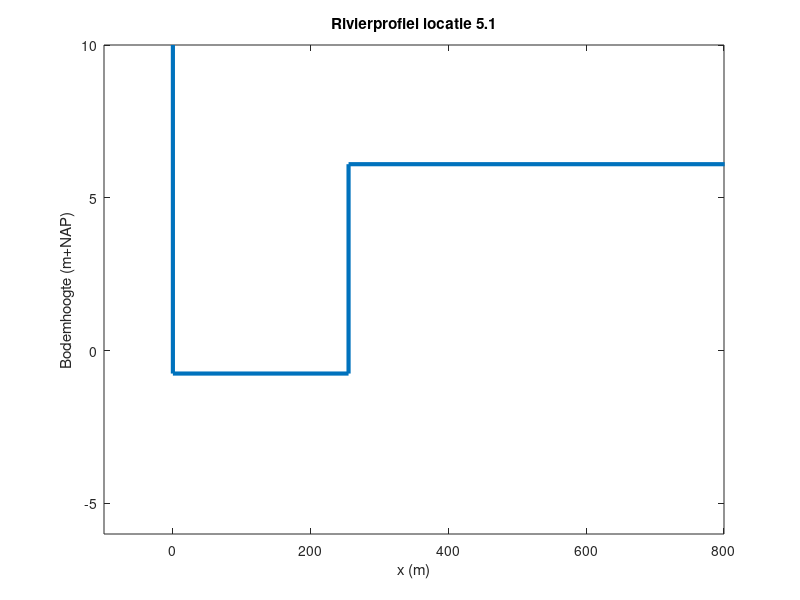

Reproduce this figure in MATLAB. (Note: this script raises an error after producing the figure.)
%lokatie 5.1 (Waal)

% Profielen Project Waterveiligheid module 5
% 
% Data:
% - Kolom 1: Locatie van het profiel in de rivier
% - Kolom 2: Gemiddelde stroomvoerende breedte zomerbed b1 (m)
% - Kolom 3: Gemiddelde bodemhoogte zomerbed z1 (m+NAP)
% - Kolom 4: Gemiddelde stroomvoerende breedte kribsectie+uiterwaard b2 (m)
% - Kolom 5: Gemiddelde bodemhoogte kribsectie+uiterwaard z2 (m+NAP)
% - Kolom 6: Gemiddeld verhang i (m/km)
%
% De profielen zijn gemiddelde profielen over een traject van 5 km voor de
% locatie tot en met 5 km na de locatie. De gemiddelde profielen zijn
% bepaald op basis van profielgegevens uit het Rijntakkenmodel uit de 2000
% schematisatie van RIZA, waarin profielen in de Rijntakken beschreven 
% staan op elke 0,5 km. 
% De profielen zijn een grove schematisatie om te kunnen functioneren in 
% een uniform stationaire situatie.

clear, clc
%% Inladen data
Profielen_tabel = load('Profielen.txt');

profiel_1_2 = Profielen_tabel(11,:); % Locatie 1.2 is eerste rij in bestand van profielen
b1_1_2 = profiel_1_2(2); % Breedte zomerbed is tweede kolom in tabel (zie uitleg hierboven)
h_max = 10; % Bepaal zelf een maximale waterhoogte of debiet

%% Figuur plotten
x = [0,0,profiel_1_2(2),profiel_1_2(2),(profiel_1_2(2)+profiel_1_2(4)),(profiel_1_2(2)+profiel_1_2(4))];
y = [h_max,profiel_1_2(3),profiel_1_2(3),profiel_1_2(5),profiel_1_2(5),h_max];
plot(x,y,'LineWidth',3)
axis([-100 800 -6 10])
xlabel('x (m)')
ylabel('Bodemhoogte (m+NAP)')
title('Rivierprofiel locatie 5.1')

% data rivier etc
breedte_zomerbed = 255;          % in meters
breedte_winterbed = 970;         % in meters
breedte_totaal = 1225;           % in meters  = breedte_zomerbed+breedte_winterbed
hoogte_winterdijk = 12.91;       % m+NAP
bodemhoogte_winterbed = 6.85;    % m+NAP
bodemhoogte_zomerbed = 0.00;     % m+NAP
verhang = 0.18*10.^-3;           % m/m
Cf = 0.005;                      % chezy waarde zomerbed en winterbed. aangenomen dat ze gelijk zijn!
grav = 9.81;                     % gravitatie constante in m/s2
P_atm = 10^5;                    % atmosferische druk in N/m2
Rho = 1000;                      % dichtheid water in kg/m3
k = 2./3;                        % afvoerverdeling Rijntak

%afvoer + verdeling
Wave = 'afvoergolf.xlsx';

WaterDischarge = 'B3:B23';

WaveLobith = xlsread(Wave,WaterDischarge);

WaveLength = length(WaveLobith);

WaveLobith = WaveLobith.*k ;

%Omzetten bodemhoogtes naar diepte
diepte_zomerbed = bodemhoogte_winterbed-bodemhoogte_zomerbed;
diepte_winterbed = hoogte_winterdijk-bodemhoogte_winterbed;

%maximale afvoeren
Qmax_zomerbed = (breedte_zomerbed.*(diepte_zomerbed).^1.5).*sqrt((grav.*verhang)./Cf);
Qmax_winterbed_zomerbed = (breedte_totaal.*(diepte_winterbed).^1.5).*sqrt((grav.*verhang)./Cf); 
Qmax = Qmax_zomerbed + Qmax_winterbed_zomerbed;

%waterhoogte berekening
waterhoogte_zomerbed = (WaveLobith./(breedte_zomerbed.*sqrt(grav./Cf).*sqrt(verhang))).^(2./3);      
waterhoogte_winterbed= ((WaveLobith-Qmax_zomerbed)./(breedte_totaal.*sqrt(grav./Cf).*sqrt(verhang))).^(2./3);

%Nulvectoren gemaakt
hoogte_zomerbed = zeros(1,WaveLength)';
hoogte_winterbed = zeros(1,WaveLength)';
P = zeros(1,WaveLength)';
T = zeros(1,WaveLength)';

%Constanten voor bepaling terugkeertijd in jaren bepaalde afvoer
a = 1316.4;                                                                 %komt uit TRontwerp pag.76-77 (2001)
c = 6612.6;

%Model

for i = 1:length(WaveLobith)
    
if WaveLobith(i) <= Qmax_zomerbed
    hoogte_zomerbed(i) = bodemhoogte_zomerbed + waterhoogte_zomerbed(i);
elseif WaveLobith(i) >= Qmax_zomerbed
    hoogte_winterbed(i) = bodemhoogte_winterbed + waterhoogte_winterbed(i);
end

if WaveLobith(i) > Qmax
    hoogte_winterbed(i) = hoogte_winterdijk;
end

if hoogte_winterbed(i) >= bodemhoogte_winterbed
    P(i) = P_atm + Rho*grav*(hoogte_winterbed(i)-bodemhoogte_winterbed); 
else
    P(i) = P_atm;
end
T(i) = exp((WaveLobith(i)-k.*c)./(k.*a));                                     
end

TableForExcel = table(WaveLobith, hoogte_zomerbed, hoogte_winterbed, P, T, ...
    'VariableNames',{'Flow' 'WaterHeigtSummerBed' 'WaterHeightSummerWinterBed' 'Pressure' 'RepetitionTime'}) ...;
    
%data naar excel sturen
filename = 'data5_1.xlsx';
writetable(TableForExcel,filename,'Sheet',1,'Range','A2')

